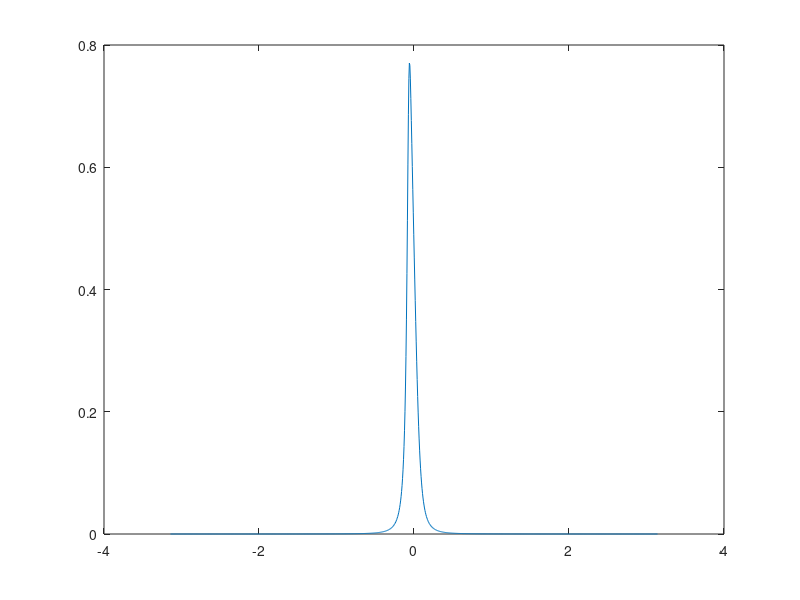

Write the MATLAB code that produced this figure.
N = 4;
wc = 0.3 * pi;
Td = 2;

OmegaC = wc/Td;
b = OmegaC^N;
a = 1;
s = 1j* 2*pi* linspace(-pi, pi, 1000); 
w = linspace(-pi, pi, 1000);
% plot(w)
for k = 1:N-1
    ek = (1j * pi * (2*k + N + 1)) / (2*N);
    sk = OmegaC * exp(ek);
    a = a .* (s - sk);
end

 Hs = b ./a;
 plot(w, abs(Hs))
